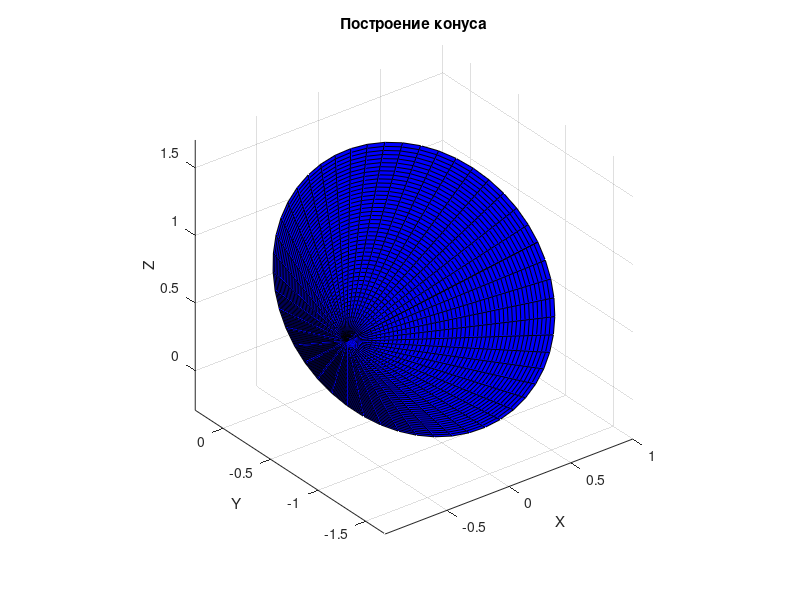

Reproduce this figure in MATLAB.
function plot_custom_cone(varargin)
% plot_custom_cone - строит конус второго порядка с произвольными параметрами.
%
% Использование:
%   plot_custom_cone('a',2, 'b',3, 'c',4, 'h',5, 'Color', 'red', ...
%                   'Title', 'Мой конус', 'Position', [100 100 800 600], 'Rotation', [30,15,0])
%
% Допустимые параметры (имя-значение):
%   a         - коэффициент a (по умолчанию 1)
%   b         - коэффициент b (по умолчанию 1)
%   c         - коэффициент c (по умолчанию 1)
%   h         - высота конуса (по умолчанию 1)
%   Color     - цвет конуса (по умолчанию 'blue')
%   Title     - заголовок окна (по умолчанию 'Построение конуса')
%   Position  - позиция окна [left, bottom, width, height] (по умолчанию [100, 100, 800, 600])
%   Rotation  - вектор углов поворота [alpha, beta, gamma] (в градусах, по умолчанию [45, 0, 0])
%
% Если параметр не указан, используется значение по умолчанию.

    % Значения по умолчанию
    params.a = 1;
    params.b = 1;
    params.c = 1;
    params.h = 1;
    params.Color = 'blue';
    params.Title = 'Построение конуса';
    params.Position = [100, 100, 800, 600];
    params.Rotation = [45, 0, 0]; % углы поворота: [alpha, beta, gamma] в градусах

    % Проверка, что число аргументов чётное (пара имя-значение)
    if mod(length(varargin),2) ~= 0
        error('Ошибка: Параметры должны передаваться парами "имя-значение".');
    end

    % Обработка входных параметров
    for i = 1:2:length(varargin)
        fieldName = varargin{i};
        fieldValue = varargin{i+1};
        if ischar(fieldName)
            if isfield(params, fieldName)
                params.(fieldName) = fieldValue;
            else
                warning('Неизвестный параметр: %s. Он будет проигнорирован.', fieldName);
            end
        else
            error('Ошибка: Имена параметров должны быть строками.');
        end
    end

    % Создание графического окна с заданными свойствами
    fig = figure('Name', params.Title, 'Position', params.Position);
    
    % Параметризация конуса (до поворота)
    theta = linspace(0, 2*pi, 50);
    z = linspace(0, params.h, 50);
    [Theta, Z] = meshgrid(theta, z);
    % Формулы параметризации конуса:
    %   x = a*(z/c)*cos(theta), y = b*(z/c)*sin(theta)
    X = params.a * (Z / params.c) .* cos(Theta);
    Y = params.b * (Z / params.c) .* sin(Theta);
    
    % Применение поворота к конусу, если задан параметр Rotation
    rotAngles = params.Rotation;
    if ~isnumeric(rotAngles) || numel(rotAngles) ~= 3
        error('Ошибка: Параметр Rotation должен быть числовым вектором из 3 элементов.');
    end
    % Преобразование углов из градусов в радианы
    alpha = deg2rad(rotAngles(1));
    beta  = deg2rad(rotAngles(2));
    gamma = deg2rad(rotAngles(3));

    % Матрицы вращения
    Rx = [1, 0, 0; 0, cos(alpha), -sin(alpha); 0, sin(alpha), cos(alpha)];
    Ry = [cos(beta), 0, sin(beta); 0, 1, 0; -sin(beta), 0, cos(beta)];
    Rz = [cos(gamma), -sin(gamma), 0; sin(gamma), cos(gamma), 0; 0, 0, 1];
    % Комбинированная матрица вращения (порядок: Rx -> Ry -> Rz)
    R = Rz * Ry * Rx;

    % Применение поворота ко всем точкам конуса
    pts = [X(:)'; Y(:)'; Z(:)'];
    pts_rot = R * pts;
    % Преобразуем результат обратно в матричный формат
    X_rot = reshape(pts_rot(1, :), size(X));
    Y_rot = reshape(pts_rot(2, :), size(Y));
    Z_rot = reshape(pts_rot(3, :), size(Z));

    % Построение поверхности конуса с заданным цветом
    surf(X_rot, Y_rot, Z_rot, 'FaceColor', params.Color);
    xlabel('X'); ylabel('Y'); zlabel('Z');
    title(params.Title);
    axis equal;
    grid on;
end

plot_custom_cone('a', 3, 'b', 2, 'c', 6, 'Color', 'blue', 'Rotation', [0,0,0]);
